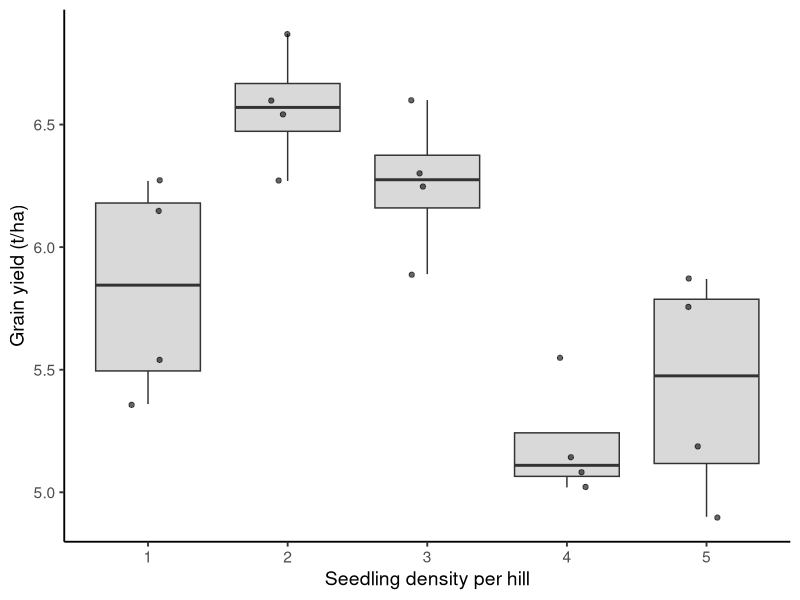
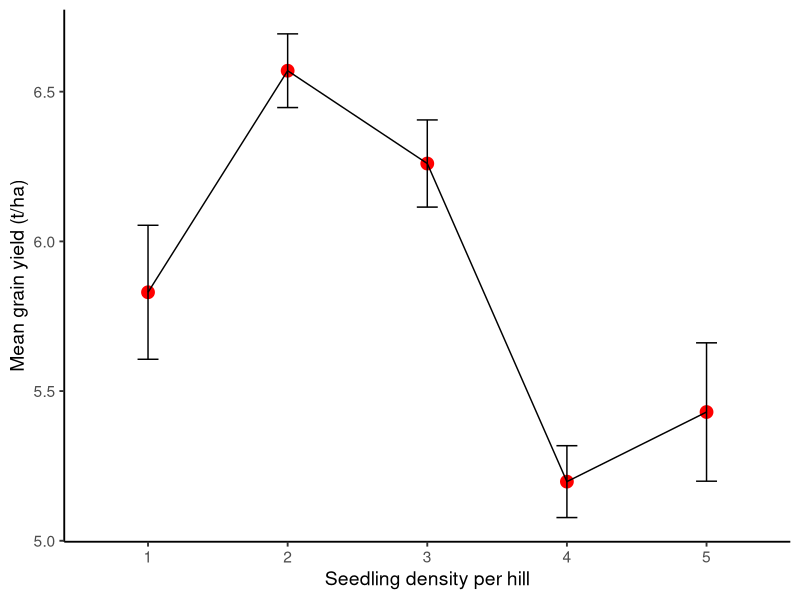
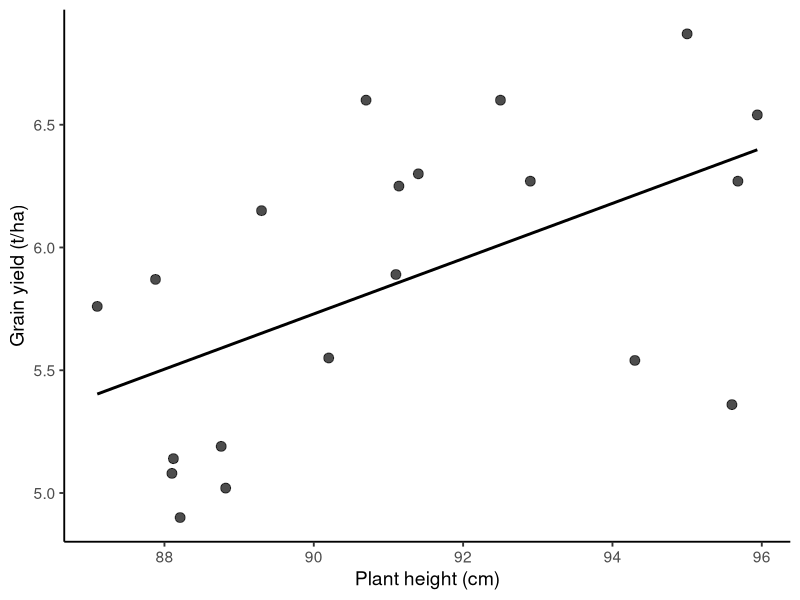
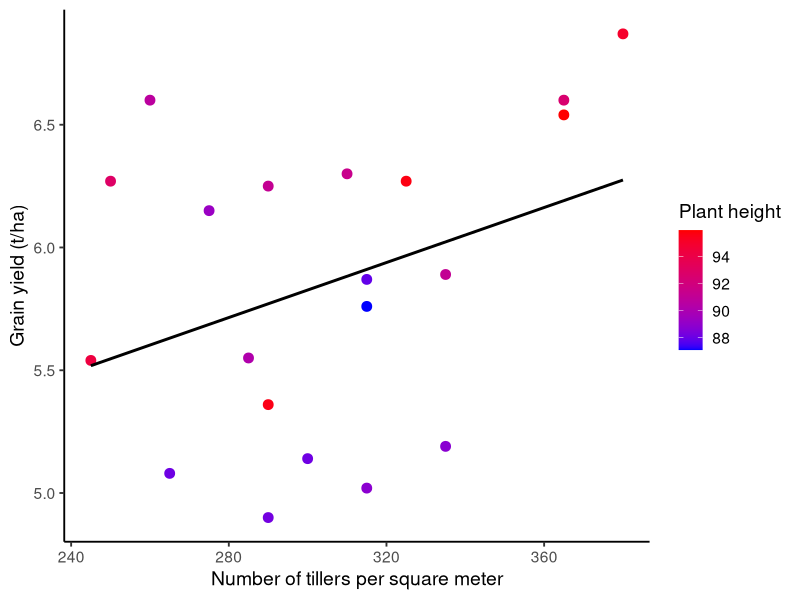
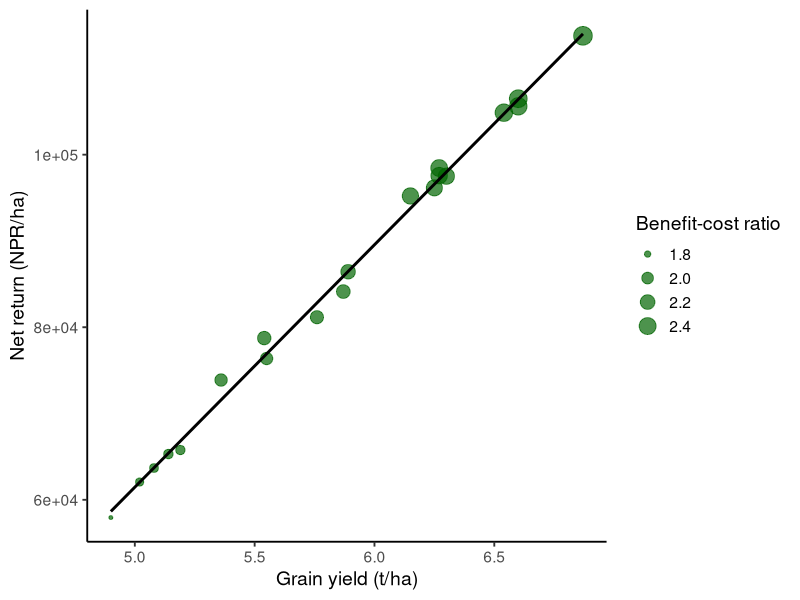
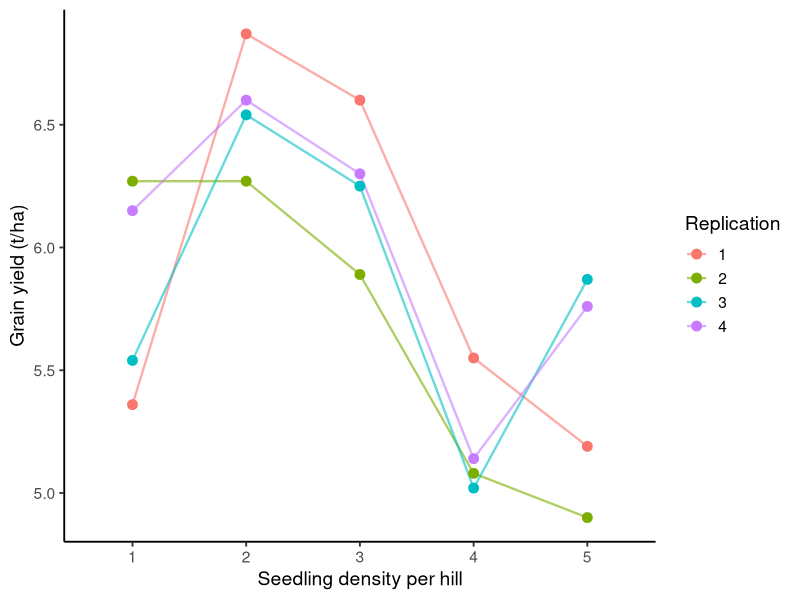
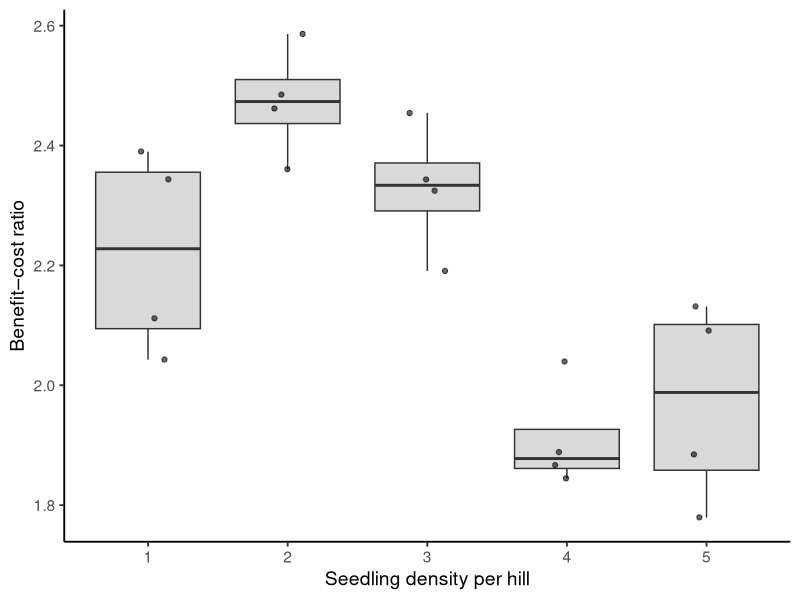
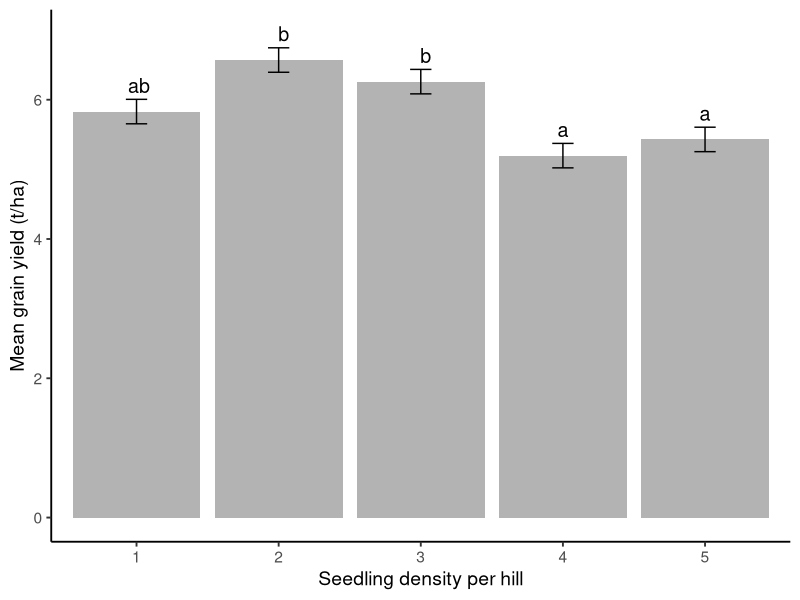

The R source for these figures, in order:
## ---- chunk 1
library(ggplot2)
library(readr)
library(dplyr)
library(tidyverse)

data <- read.csv("ProjectData.csv")

data <- data %>%
  mutate(rep = as.factor(rep),trt = as.factor(trt))

str(data)
summary(data)
## ---- chunk 2
ggplot(data, aes(x = trt, y = gy)) +
  geom_boxplot(fill = "grey85", outlier.shape = NA) +
  geom_jitter(width = 0.15, alpha = 0.6, size = 1.5) +
  labs(x = "Seedling density per hill", 
       y = "Grain yield (t/ha)") +
  theme_classic(base_size = 14)
## ---- chunk 3
ggplot(data, aes(x = trt, y = gy)) +
  stat_summary(fun = mean, geom = "point", size = 4, color = "red") +
  stat_summary(fun = mean, geom = "line", aes(group = 1)) +
  stat_summary(fun.data = mean_se, geom = "errorbar", width = 0.15) +
  labs(x = "Seedling density per hill", 
       y = "Mean grain yield (t/ha)") +
  theme_classic(base_size = 14)
## ---- chunk 4
ggplot(data, aes(x = ph, y = gy)) +
  geom_point(size = 3, alpha = 0.7) +
  geom_smooth(method = "lm", se = FALSE, color = "black", linewidth = 1) +
  labs(x = "Plant height (cm)",
       y = "Grain yield (t/ha)") +
  theme_classic(base_size = 14)
## ---- chunk 5
ggplot(data, aes(x = nt, y = gy, color = ph)) +
  geom_point(size = 3) +
  geom_smooth(method = "lm", se = FALSE, color = "black", linewidth = 1) +
  scale_color_gradient(low = "blue", high = "red") +
  labs(x = "Number of tillers per square meter",
       y = "Grain yield (t/ha)",
       color = "Plant height") +
  theme_classic(base_size = 14)
## ---- chunk 6
ggplot(data, aes(x = gy, y = nr)) +
  geom_point(aes(size = bc), alpha = 0.7, color = "darkgreen") +
  geom_smooth(method = "lm", se = FALSE, color = "black", linewidth = 1) +
  labs(x = "Grain yield (t/ha)",
       y = "Net return (NPR/ha)",
       size = "Benefit-cost ratio") +
  theme_classic(base_size = 14)
## ---- chunk 7
ggplot(data, aes(x = trt, y = gy, group = rep, color = rep)) +
  geom_line(linewidth = 0.8, alpha = 0.6) +
  geom_point(size = 3) +
  labs(x = "Seedling density per hill",
       y = "Grain yield (t/ha)",
       color = "Replication") +
  theme_classic(base_size = 14)
## ---- chunk 8
ggplot(data, aes(x = trt, y = bc)) +
  geom_boxplot(fill = "grey85", outlier.shape = NA) +
  geom_jitter(width = 0.15, alpha = 0.6) +
  labs(x = "Seedling density per hill", 
       y = "Benefit–cost ratio") +
  theme_classic(base_size = 14)
## ---- chunk 9
model_gy <- lm(gy ~ trt, data = data)
summary(model_gy)
anova(model_gy)
## ---- chunk 10
library(emmeans)
library(multcomp)

emmeans_gy <- emmeans(model_gy, ~ trt)
pairs(emmeans_gy)

cld_gy <- cld(emmeans_gy, Letters = letters)
cld_df <- as.data.frame(cld_gy)

ggplot(cld_df, aes(x = trt, y = emmean)) +
  geom_col(fill = "grey70") +
  geom_errorbar(aes(ymin = emmean - SE, ymax = emmean + SE), width = 0.15) +
  geom_text(aes(label = .group, y = emmean + SE + 0.2), size = 5) +
  labs(x = "Seedling density per hill",
       y = "Mean grain yield (t/ha)") +
  theme_classic(base_size = 14)
## ---- chunk 11
model_ph <- lm(gy ~ ph, data = data)
summary(model_ph)
## ---- chunk 12
model_multi <- lm(gy ~ ph + nt + et + fg + tgw, data = data)
summary(model_multi)
## ---- chunk 13
model_rcbd <- lm(gy ~ trt + rep, data = data)
summary(model_rcbd)
anova(model_rcbd)
## ---- chunk 14
par(mfrow = c(2,2))
plot(model_gy)
## ---- chunk 15
data_summary <- data %>%
  group_by(trt) %>%
  summarise(
    mean_gy = mean(gy),
    se_gy = sd(gy)/sqrt(n()),
    mean_nr = mean(nr),
    mean_bc = mean(bc))
data_summary
## ---- chunk 16
run_model <- function(response) {
  formula <- as.formula(paste(response, "~ trt"))
  model <- lm(formula, data = data)
  summary(model)
}

run_model("gy")
run_model("ph")
run_model("nt")
## ---- chunk 17
traits <- c("gy", "ph", "nt", "et", "fg")

results <- lapply(traits, function(x) {
  model <- lm(as.formula(paste(x, "~ trt")), data = data)
  anova(model)
})

names(results) <- traits
results
## ---- chunk 18
if(any(is.na(data))) {
  print("Missing values detected")
} else {
  print("No missing values in dataset")
}
